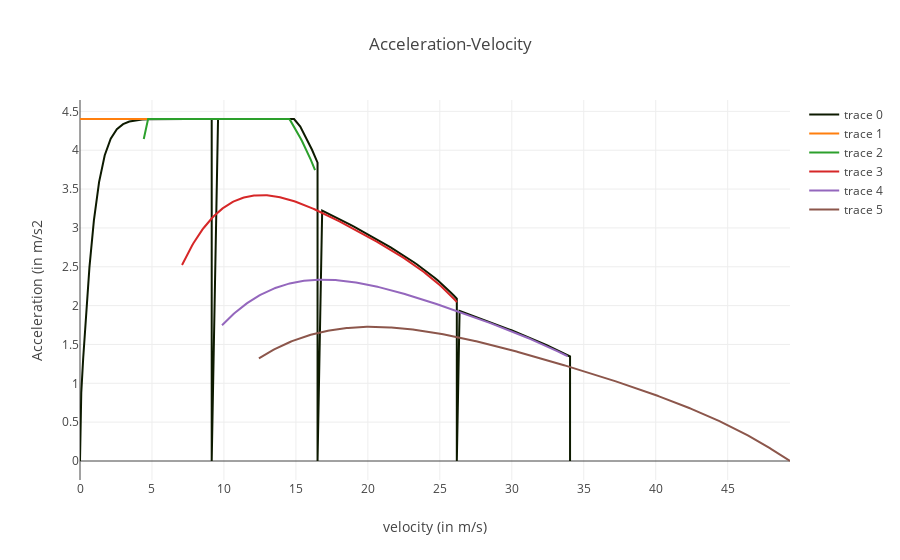

Notebook source saved alongside this figure:
### Code cell
# plots acceleration versus velocity graph of the vehicle.
layout = go.Layout(title="Acceleration-Velocity",
                xaxis=dict(title='velocity (in m/s)'),
                yaxis=dict(title='Acceleration (in m/s2'))
data = [dict(x=outputs['velocities'], y=outputs['accelerations'], line=dict(color='#0D1A00'))] + outputs['discrete_acceleration_curves']
fig = go.Figure(data=data, layout=layout)
iplot(fig)
